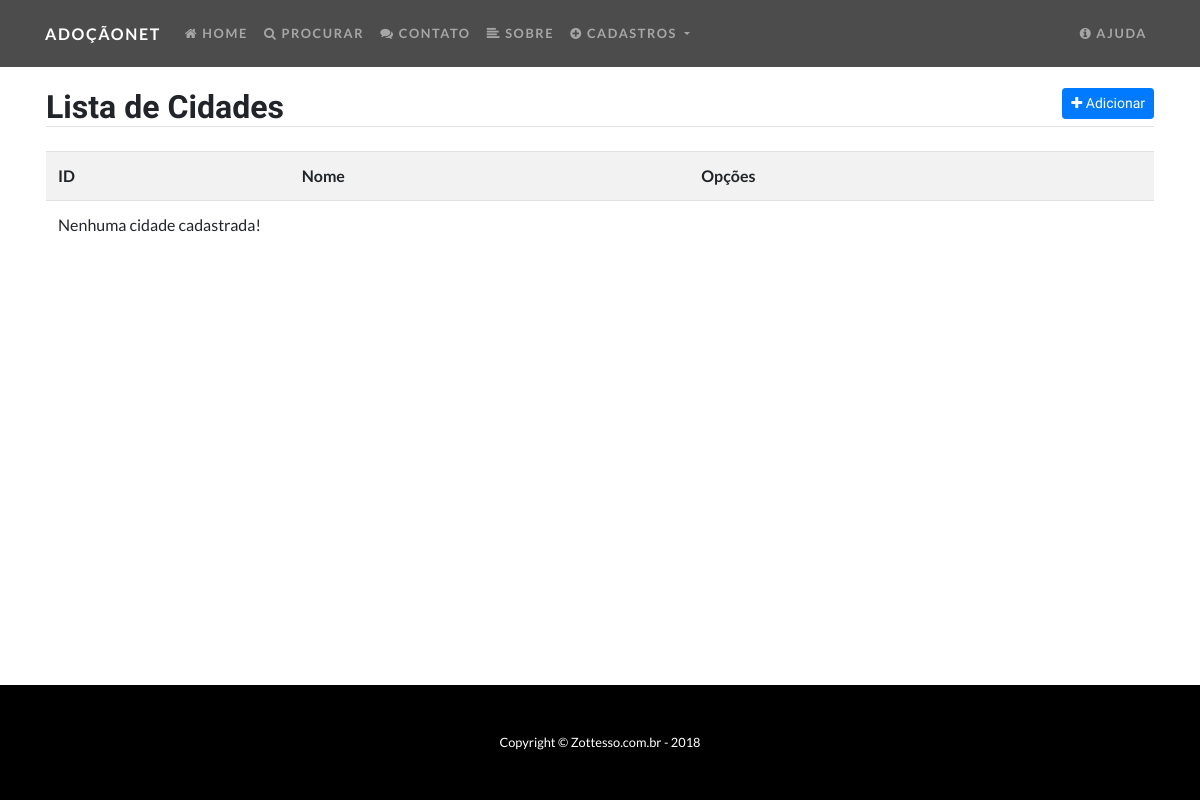
The app's page /listar/cidades/, older data.
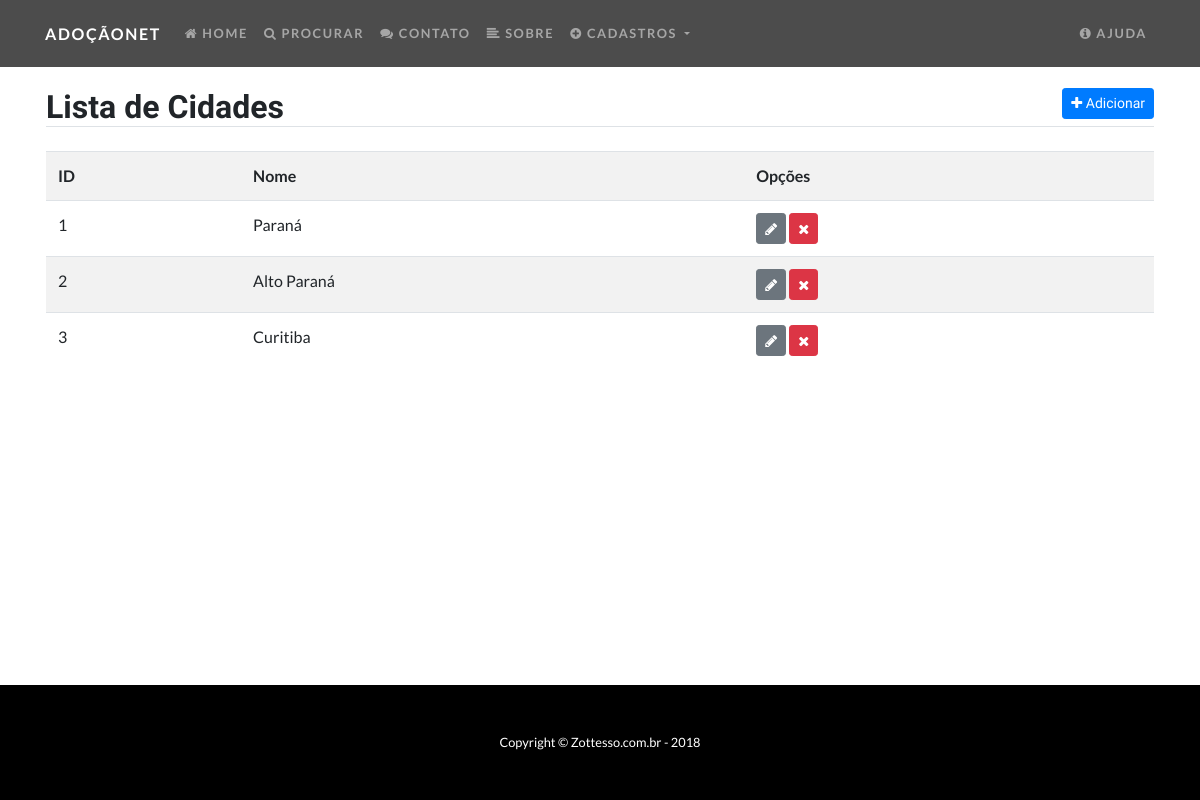
The same page, newer data.
### animais/models.py (models this page shows, shortened)
class Cidade(models.Model):
    nome = models.CharField(max_length=50)
    estado = models.CharField(max_length=2, help_text='Informe apenas a sigla')

### animais/views.py (the view)
# urls.py: path('listar/cidades/', CidadeList.as_view(), name="listar-cidades"),
class CidadeList(ListView):
    model = Cidade
    template_name = 'cidade_list.html'

### animais/templates/cidade_list.html (shortened to what this page needs)
{% extends 'modelo.html' %}
{% block conteudo %}
<div class="container">
  <div class="row mt-5">
    <div class="col-sm p-3 mt-4">
      <h2 class="border-bottom">
        Lista de Cidades
        <a href="{% url 'inserir-cidade' %}" class="float-right btn btn-primary btn-sm">
          <i class="fa fa-plus" aria-hidden="true"></i>
          Adicionar
        </a>
      </h2>
      <table class="table table-striped mt-4">
        <tr>
          <th>ID</th>
          <th>Nome</th>
          <th>Opções</th>
        </tr>
        {% for cidade in object_list %}
          <tr>
            <td>{{cidade.id}}</td>
            <td>{{cidade.nome}}</td>
            <td>
              <a href="{% url 'editar-cidade' cidade.id %}" class="btn btn-secondary btn-sm">
                <i class="fa fa-pencil" aria-hidden="true"></i>
              </a>
              <a href="{% url 'excluir-cidade' cidade.id %}" class="btn btn-danger btn-sm">
                <i class="fa fa-times" aria-hidden="true"></i>
              </a>
            </td>
          </tr>
        {% empty %}
            <tr>
              <td colspan="3">Nenhuma cidade cadastrada!</td>
            </tr>
        {% endfor %}
      </table>
    </div>
  </div>
</div>
{% endblock %}

### animais/templates/modelo.html (shortened to what this page needs)
{% load static %}
<!DOCTYPE html>
<html lang="pt-br">
  <head>
    <link href="{% static 'css/bootstrap.css'  %}" rel="stylesheet">
    <link href="{% static 'css/font-awesome.css' %}" rel="stylesheet">
    <link href="{% static 'css/one-page-wonder.css' %}" rel="stylesheet">
  </head>
  <body>
    {% block menu %}
    <nav class="navbar navbar-expand-lg navbar-dark navbar-custom fixed-top">
      <div class="container">
        <a class="navbar-brand" href="#">AdoçãoNET</a>
        <div class="collapse navbar-collapse" id="navbarSupportedContent">
         <ul class="navbar-nav mr-auto">
           <li class="nav-item">
             <a class="nav-link" href="{% url 'index' %}">
               <i class="fa fa-home" aria-hidden="true"></i>
               Home
               <span class="sr-only">(current)</span></a>
           </li>
           <li class="nav-item">
             <a class="nav-link" href="{% url 'procurar' %}">
               <i class="fa fa-search" aria-hidden="true"></i>
               Procurar
             </a>
           </li>
           <li class="nav-item">
             <a class="nav-link" href="{% url 'contato' %}">
               <i class="fa fa-comments" aria-hidden="true"></i>
               Contato
             </a>
           </li>
           <li class="nav-item">
             <a class="nav-link" href="{% url 'sobre' %}">
               <i class="fa fa-align-left" aria-hidden="true"></i>
               Sobre
             </a>
           </li>
           <li class="nav-item dropdown">
            <a class="nav-link dropdown-toggle" href="#" id="navbarDropdown" role="button" data-toggle="dropdown" aria-haspopup="true" aria-expanded="false">
              <i class="fa fa-plus-circle" aria-hidden="true"></i>
              Cadastros
            </a>
          </li>
         </ul>
       </div>
        <div class="collapse navbar-collapse" id="navbarResponsive">
          <ul class="navbar-nav ml-auto">
            <li class="nav-item">
              <a class="nav-link" href="{% url 'ajuda' %}">
                <i class="fa fa-info-circle" aria-hidden="true"></i>
                Ajuda
              </a>
            </li>
          </ul>
        </div>
      </div>
    </nav>
    {% endblock %}
    {% block conteudo %}{% endblock %}
    {% block rodape %}
    <footer class="py-5 bg-black">
      <div class="container">
        <p class="m-0 text-center text-white small">Copyright &copy; Zottesso.com.br - 2018</p>
      </div>
    </footer>
    {% endblock %}
  </body>
</html>

### static/css/one-page-wonder.css (style rules this page uses)
html { position: relative; min-height: 100%; }
body { font-family: 'Lato'; margin-bottom: 116px; }
footer { position: absolute; bottom: 0; width: 100%; }
h1, h2, h3, h4, h5, h6 { font-family: 'Catamaran'; font-weight: 800 !important; }
.bg-black { background-color: #000 !important; }
.navbar-custom { padding-top: 1rem; padding-bottom: 1rem; background-color: rgba(0, 0, 0, 0.7); }
.navbar-custom .navbar-brand { text-transform: uppercase; font-size: 1rem; letter-spacing: 0.1rem; font-weight: 700; }
.navbar-custom .navbar-nav .nav-item .nav-link { text-transform: uppercase; font-size: 0.8rem; font-weight: 700; letter-spacing: 0.1rem; }

Row changes from the older to the newer data that the page shows:
added Cidade: id "1", nome "Paraná"
added Cidade: id "2", nome "Alto Paraná"
added Cidade: id "3", nome "Curitiba"
Text that changed along with them:
text no longer shown: "Nenhuma cidade cadastrada!"
